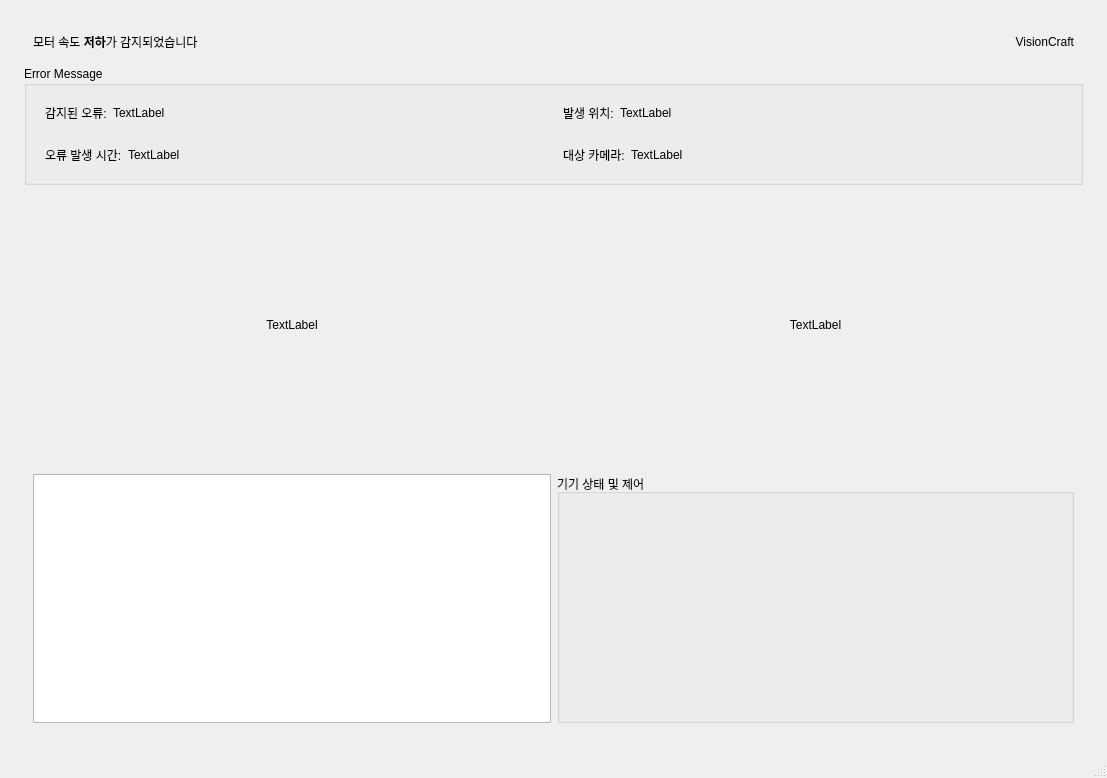
<?xml version="1.0" encoding="UTF-8"?>
<ui version="4.0">
 <class>MainWindow</class>
 <widget class="QMainWindow" name="MainWindow">
  <property name="geometry">
   <rect>
    <x>0</x>
    <y>0</y>
    <width>1107</width>
    <height>778</height>
   </rect>
  </property>
  <property name="windowTitle">
   <string>MainWindow</string>
  </property>
  <widget class="QWidget" name="centralwidget">
   <layout class="QVBoxLayout" name="verticalLayout">
    <property name="leftMargin">
     <number>15</number>
    </property>
    <property name="topMargin">
     <number>15</number>
    </property>
    <property name="rightMargin">
     <number>15</number>
    </property>
    <property name="bottomMargin">
     <number>15</number>
    </property>
    <item>
     <widget class="QWidget" name="widget" native="true">
      <layout class="QVBoxLayout" name="verticalLayout_3">
       <item>
        <layout class="QVBoxLayout" name="verticalLayout_2">
         <item>
          <widget class="QWidget" name="topBannerWidget" native="true">
           <property name="sizePolicy">
            <sizepolicy hsizetype="Preferred" vsizetype="Fixed">
             <horstretch>0</horstretch>
             <verstretch>0</verstretch>
            </sizepolicy>
           </property>
           <layout class="QHBoxLayout" name="horizontalLayout">
            <item>
             <widget class="QLabel" name="labelEvent">
              <property name="sizePolicy">
               <sizepolicy hsizetype="Expanding" vsizetype="Expanding">
                <horstretch>0</horstretch>
                <verstretch>0</verstretch>
               </sizepolicy>
              </property>
              <property name="text">
               <string>모터 속도 &lt;b&gt;저하&lt;/b&gt;가 감지되었습니다</string>
              </property>
              <property name="textFormat">
               <enum>Qt::TextFormat::RichText</enum>
              </property>
             </widget>
            </item>
            <item>
             <widget class="QLabel" name="labelvc">
              <property name="text">
               <string>VisionCraft</string>
              </property>
              <property name="alignment">
               <set>Qt::AlignmentFlag::AlignRight|Qt::AlignmentFlag::AlignTrailing|Qt::AlignmentFlag::AlignVCenter</set>
              </property>
             </widget>
            </item>
           </layout>
          </widget>
         </item>
         <item>
          <widget class="QGroupBox" name="groupBox">
           <property name="title">
            <string>Error Message</string>
           </property>
           <layout class="QGridLayout" name="gridLayout">
            <property name="horizontalSpacing">
             <number>0</number>
            </property>
            <item row="2" column="0">
             <widget class="QWidget" name="widget_3" native="true">
              <property name="sizePolicy">
               <sizepolicy hsizetype="Expanding" vsizetype="Preferred">
                <horstretch>0</horstretch>
                <verstretch>0</verstretch>
               </sizepolicy>
              </property>
              <layout class="QHBoxLayout" name="horizontalLayout_6">
               <item>
                <widget class="QLabel" name="labelTimeTitle">
                 <property name="sizePolicy">
                  <sizepolicy hsizetype="Minimum" vsizetype="Preferred">
                   <horstretch>0</horstretch>
                   <verstretch>0</verstretch>
                  </sizepolicy>
                 </property>
                 <property name="text">
                  <string>오류 발생 시간:</string>
                 </property>
                </widget>
               </item>
               <item>
                <widget class="QLabel" name="labelTimeValue">
                 <property name="sizePolicy">
                  <sizepolicy hsizetype="Expanding" vsizetype="Preferred">
                   <horstretch>0</horstretch>
                   <verstretch>0</verstretch>
                  </sizepolicy>
                 </property>
                 <property name="text">
                  <string>TextLabel</string>
                 </property>
                </widget>
               </item>
              </layout>
             </widget>
            </item>
            <item row="2" column="1">
             <widget class="QWidget" name="widget_4" native="true">
              <property name="sizePolicy">
               <sizepolicy hsizetype="Minimum" vsizetype="Preferred">
                <horstretch>0</horstretch>
                <verstretch>0</verstretch>
               </sizepolicy>
              </property>
              <layout class="QHBoxLayout" name="horizontalLayout_7">
               <item>
                <widget class="QLabel" name="labelCameraTitle">
                 <property name="text">
                  <string>대상 카메라:</string>
                 </property>
                </widget>
               </item>
               <item>
                <widget class="QLabel" name="labelCameraValue">
                 <property name="sizePolicy">
                  <sizepolicy hsizetype="Expanding" vsizetype="Preferred">
                   <horstretch>0</horstretch>
                   <verstretch>0</verstretch>
                  </sizepolicy>
                 </property>
                 <property name="text">
                  <string>TextLabel</string>
                 </property>
                </widget>
               </item>
              </layout>
             </widget>
            </item>
            <item row="1" column="1">
             <widget class="QWidget" name="widget_5" native="true">
              <property name="sizePolicy">
               <sizepolicy hsizetype="Minimum" vsizetype="Preferred">
                <horstretch>0</horstretch>
                <verstretch>0</verstretch>
               </sizepolicy>
              </property>
              <layout class="QHBoxLayout" name="horizontalLayout_8">
               <item>
                <widget class="QLabel" name="labelLocationTitle">
                 <property name="text">
                  <string>발생 위치:</string>
                 </property>
                </widget>
               </item>
               <item>
                <widget class="QLabel" name="labelLocationValue">
                 <property name="sizePolicy">
                  <sizepolicy hsizetype="Expanding" vsizetype="Preferred">
                   <horstretch>0</horstretch>
                   <verstretch>0</verstretch>
                  </sizepolicy>
                 </property>
                 <property name="text">
                  <string>TextLabel</string>
                 </property>
                </widget>
               </item>
              </layout>
             </widget>
            </item>
            <item row="1" column="0">
             <widget class="QWidget" name="widget_2" native="true">
              <layout class="QHBoxLayout" name="horizontalLayout_5">
               <item>
                <widget class="QLabel" name="labelErrorTitle">
                 <property name="sizePolicy">
                  <sizepolicy hsizetype="Minimum" vsizetype="Preferred">
                   <horstretch>0</horstretch>
                   <verstretch>0</verstretch>
                  </sizepolicy>
                 </property>
                 <property name="text">
                  <string>감지된 오류:</string>
                 </property>
                </widget>
               </item>
               <item>
                <widget class="QLabel" name="labelErrorValue">
                 <property name="sizePolicy">
                  <sizepolicy hsizetype="Expanding" vsizetype="Preferred">
                   <horstretch>0</horstretch>
                   <verstretch>0</verstretch>
                  </sizepolicy>
                 </property>
                 <property name="text">
                  <string>TextLabel</string>
                 </property>
                </widget>
               </item>
              </layout>
             </widget>
            </item>
           </layout>
          </widget>
         </item>
         <item>
          <widget class="QWidget" name="cameraSectionWidget" native="true">
           <layout class="QHBoxLayout" name="horizontalLayout_2">
            <item>
             <widget class="QLabel" name="labelCamRPi">
              <property name="sizePolicy">
               <sizepolicy hsizetype="Expanding" vsizetype="Expanding">
                <horstretch>0</horstretch>
                <verstretch>0</verstretch>
               </sizepolicy>
              </property>
              <property name="text">
               <string>TextLabel</string>
              </property>
              <property name="alignment">
               <set>Qt::AlignmentFlag::AlignCenter</set>
              </property>
             </widget>
            </item>
            <item>
             <widget class="QLabel" name="labelCamHW">
              <property name="sizePolicy">
               <sizepolicy hsizetype="Expanding" vsizetype="Expanding">
                <horstretch>0</horstretch>
                <verstretch>0</verstretch>
               </sizepolicy>
              </property>
              <property name="text">
               <string>TextLabel</string>
              </property>
              <property name="alignment">
               <set>Qt::AlignmentFlag::AlignCenter</set>
              </property>
             </widget>
            </item>
           </layout>
          </widget>
         </item>
         <item>
          <widget class="QWidget" name="bottomSectionWidget" native="true">
           <layout class="QHBoxLayout" name="horizontalLayout_3">
            <item>
             <widget class="QTextEdit" name="textLog"/>
            </item>
            <item>
             <widget class="QGroupBox" name="groupControl">
              <property name="sizePolicy">
               <sizepolicy hsizetype="Expanding" vsizetype="Expanding">
                <horstretch>0</horstretch>
                <verstretch>0</verstretch>
               </sizepolicy>
              </property>
              <property name="title">
               <string>기기 상태 및 제어</string>
              </property>
             </widget>
            </item>
           </layout>
          </widget>
         </item>
        </layout>
       </item>
      </layout>
     </widget>
    </item>
   </layout>
  </widget>
  <widget class="QMenuBar" name="menubar">
   <property name="geometry">
    <rect>
     <x>0</x>
     <y>0</y>
     <width>1107</width>
     <height>26</height>
    </rect>
   </property>
  </widget>
  <widget class="QStatusBar" name="statusbar"/>
 </widget>
 <resources/>
 <connections/>
</ui>
